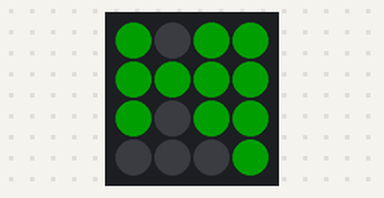
A sketch run on a simulated ESP8266 (NodeMCU). On the bench: 4×4 RGB LED matrix (first LED top left, wired row by row). Dim RGB values are drawn brighter than linear; random numbers use the default seed unless the sketch sets one.

Above: at 0.1 s.
At 1.1 s:
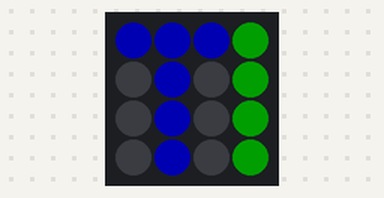

The sketch:

led.ino
```cpp
#include<FastLED.h>
#define LED_PIN     D3
#define LED_TYPE    WS2812B
#define COLOR_ORDER GRB
#define f false
#define t true

const uint8_t kMatrixWidth  = 4;
const uint8_t kMatrixHeight = 4;
#define NUM_LEDS (kMatrixWidth * kMatrixHeight)

int BRIGHTNESS = 60;   // this is half brightness
CRGB leds[kMatrixWidth * kMatrixHeight];

#define amarillo CRGB::Yellow
#define black CRGB::Black
#define rojo CRGB::Red

int loop_cnt = 0;
uint16_t speed = 20;
static uint16_t x;
static uint16_t y;
static uint16_t z;
uint16_t scale = 31;
uint8_t noise[kMatrixWidth][kMatrixHeight];

// Fill the x/y array of 8-bit noise values using the inoise8 function.
/*
void fillnoise8() {
  for(int i = 0; i < kMatrixWidth; i++) {
    int ioffset = scale * i;
    for(int j = 0; j < kMatrixHeight; j++) {
      int joffset = scale * j;
      noise[i][j] = inoise8(x + ioffset,y + joffset,z);
    }
  }
  z += speed;
}
*/
void setup() {
  LEDS.addLeds<LED_TYPE,LED_PIN,COLOR_ORDER>(leds,NUM_LEDS);
  FastLED.setBrightness(BRIGHTNESS);
  // Initialize our coordinates to some random values
  x = random16();
  y = random16();
  z = random16();
}

#define ESCENAS 2

CRGB matrix[ESCENAS][4][4] = {
  {
    {CRGB::Green, CRGB::Black, CRGB::Green,CRGB::Green},
    {CRGB::Green, CRGB::Green, CRGB::Green,CRGB::Green},
    {CRGB::Green, CRGB::Black, CRGB::Green,CRGB::Green},
    {CRGB::Black, CRGB::Black, CRGB::Black,CRGB::Green}
  },
  {
    {CRGB::Blue, CRGB::Blue, CRGB::Blue,CRGB::Green},
    {CRGB::Black, CRGB::Blue, CRGB::Black,CRGB::Green},
    {CRGB::Black, CRGB::Blue, CRGB::Black,CRGB::Green},
    {CRGB::Black, CRGB::Blue, CRGB::Black,CRGB::Green}
  }
};

void loop() {
  /*fillnoise8();*/

  for(int i = 0; i< kMatrixHeight; i++) {
    for(int j = 0; j< kMatrixWidth; j++) {
      leds[i*kMatrixWidth + j] = matrix[loop_cnt%ESCENAS][i][j];
    }
  }
  FastLED.show();
  delay(500);
  for(int i = 0; i< kMatrixHeight; i++) {
    for(int j = 0; j<kMatrixWidth; j++) {
      leds[i*kMatrixWidth + j] = CRGB::Black;
    }
  }
  delay(500);
  loop_cnt++;
}
```

Measured:
- what the display in image 1 shows lasts 1.0 s, from 1.0 s to 2.0 s
